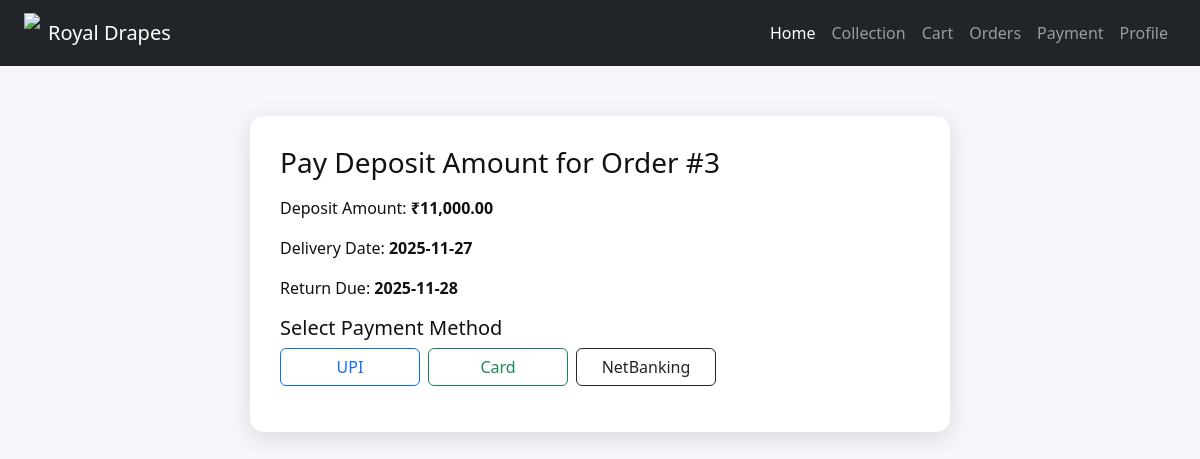
/payment.php?order_id=3 (signed in), run on the app's committed database.
### tables this page shows
CREATE TABLE `orders` (
  `order_id` int(11) NOT NULL,
  `user_id` int(11) DEFAULT NULL,
  `order_date` timestamp NOT NULL DEFAULT current_timestamp(),
  `order_status` enum('pending','confirmed','processing','delivered','returned','cancelled') DEFAULT 'pending',
  `delivery_date` date DEFAULT NULL,
  `return_due_date` date DEFAULT NULL,
  `cancellation_deadline` timestamp NULL DEFAULT NULL,
  `total_rent_amount` decimal(10,2) DEFAULT NULL,
  `total_deposit` decimal(10,2) DEFAULT NULL,
  `advance_amount` decimal(10,2) DEFAULT NULL,
  `final_amount` decimal(10,2) DEFAULT NULL,
  `late_fee` decimal(10,2) DEFAULT 0.00,
  `damage_fee` decimal(10,2) DEFAULT 0.00,
  `refund_amount` decimal(10,2) DEFAULT 0.00,
  `total_amount_payable` decimal(10,2) DEFAULT NULL,
  `delivered_at` datetime DEFAULT NULL,
  `returned_at` datetime DEFAULT NULL,
  `final_payment_status` enum('pending','paid') DEFAULT 'pending',
  `is_overdue` tinyint(1) DEFAULT 0,
  `payment_status` enum('pending','paid') DEFAULT 'pending',
  `payment_method` varchar(20) DEFAULT NULL,
  `paid_amount` decimal(10,2) DEFAULT NULL,
  `paid_at` datetime DEFAULT NULL
);

### payment.php (the view, shortened to what this page needs)
<?php
include "../includes/db.php";
$user_id = intval($_SESSION['user_id']);
$order_id = intval($_GET['order_id'] ?? 0);
$order = mysqli_fetch_assoc(mysqli_query($conn, "SELECT * FROM orders WHERE order_id=$order_id AND user_id=$user_id LIMIT 1"));
$amount_to_pay = floatval($order['total_deposit']);
$payment_label = "Pay Deposit Amount";
?>
<!DOCTYPE html>
<html lang="en">
<head>
<link href="https://cdn.jsdelivr.net/npm/bootstrap@5.3.0/dist/css/bootstrap.min.css" rel="stylesheet">
<link href="https://cdn.jsdelivr.net/npm/bootstrap-icons@1.11.3/font/bootstrap-icons.css" rel="stylesheet">
</head>
<body>
<nav class="navbar navbar-expand-lg navbar-dark bg-dark px-4 mb-4">
  <a class="navbar-brand d-flex align-items-center" href="index.php">
    <img src="../assets/logo.jpeg" height="40" class="me-2"> Royal Drapes
  </a>
  <div class="collapse navbar-collapse">
    <ul class="navbar-nav ms-auto">
      <li class="nav-item"><a class="nav-link active" href="index.php"><i class="fa-solid fa-house"></i> Home</a></li>
      <li class="nav-item"><a class="nav-link" href="collection.php"><i class="fa-solid fa-shirt"></i> Collection</a></li>
      <li class="nav-item"><a class="nav-link" href="cart.php"><i class="fa-solid fa-cart-shopping"></i> Cart</a></li>
      <li class="nav-item"><a class="nav-link" href="order_details.php"><i class="fa-solid fa-receipt"></i> Orders</a></li>
      <li class="nav-item"><a class="nav-link" href="payment_history.php"><i class="fa-solid fa-wallet"></i> Payment</a></li>
      <li class="nav-item"><a class="nav-link" href="profile.php"><i class="fa-solid fa-user"></i> Profile</a></li>
    </ul>
  </div>
</nav>
<div class="payment-box">
    <h3 class="mb-3"><?= $payment_label ?> for Order #<?= $order_id ?></h3>
    <p>Deposit Amount: <strong>₹<?= number_format($amount_to_pay,2) ?></strong></p>
    <p>Delivery Date: <strong><?= $order['delivery_date'] ?></strong></p>
    <p>Return Due: <strong><?= $order['return_due_date'] ?></strong></p>
    <h5>Select Payment Method</h5>
    <div class="d-flex gap-2 mb-3">
        <button class="btn btn-outline-primary btn-method" onclick="showMethod('upi')">UPI</button>
        <button class="btn btn-outline-success btn-method" onclick="showMethod('card')">Card</button>
        <button class="btn btn-outline-dark btn-method" onclick="showMethod('net')">NetBanking</button>
    </div>
</div>
</body>
</html>

### payment.php (style rules this page uses)
body { background:#f4f4f4;font-family:'Poppins',sans-serif; }
.payment-box { max-width:700px;margin:50px auto;background:#fff;padding:30px;border-radius:14px;box-shadow:0 6px 25px rgba(0,0,0,0.12); }
.btn-method { width:140px; }
:root { --bg:#f6f7fb;--card:#ffffff;--accent:#111827;--muted:#6b7280;--primary:#111; }
body { font-family:'Poppins',system-ui,Segoe UI,Roboto,Arial; background:var(--bg); color:#111; margin:0; }

### data on the page
orders: total_deposit "11,000.00", delivery_date "2025-11-27", return_due_date "2025-11-28"

### other printed values
$payment_label "Pay Deposit Amount"
$order_id "3"
